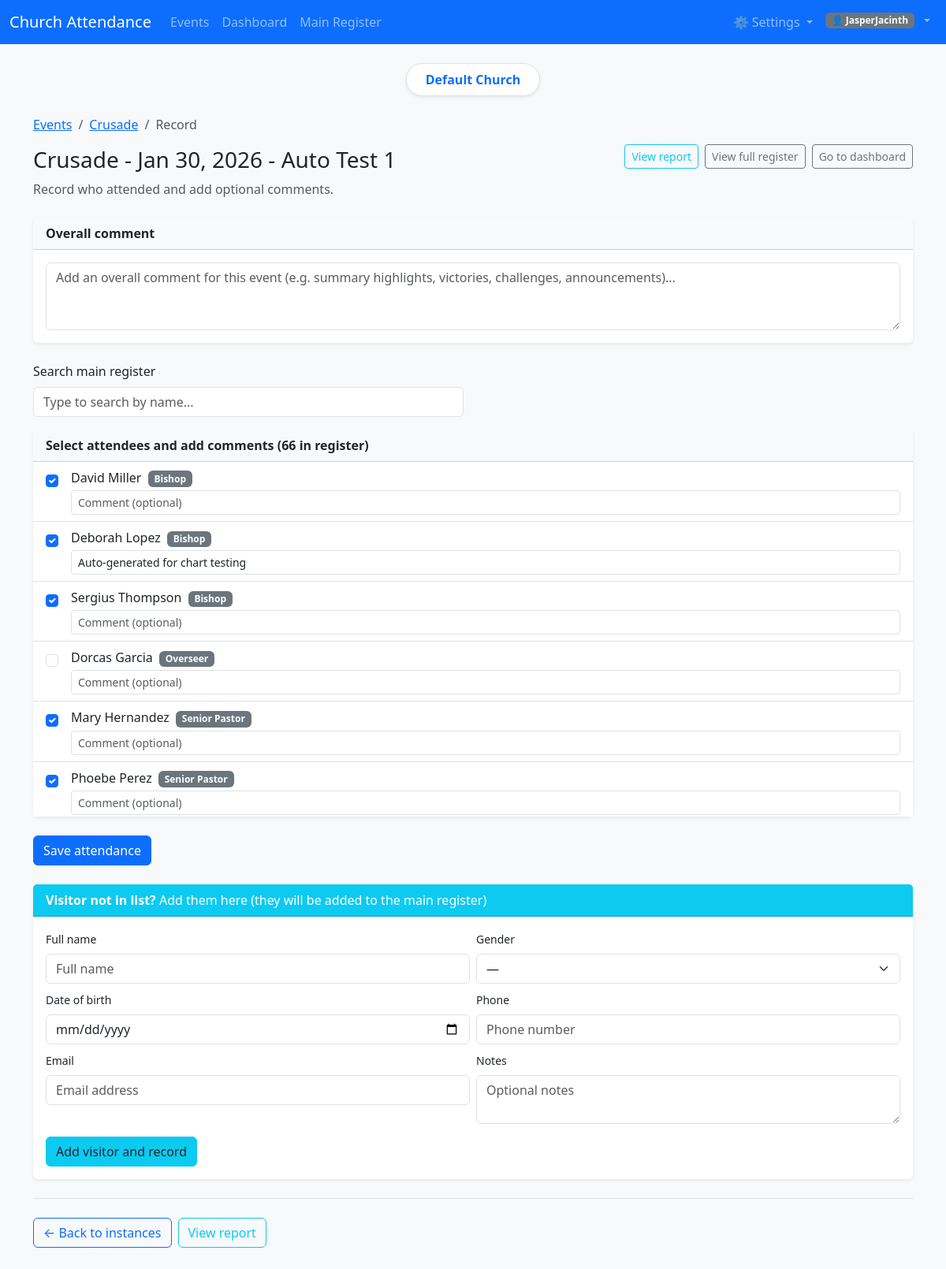
Page /events/crusade/17/record/ (signed in) on the earlier database version.
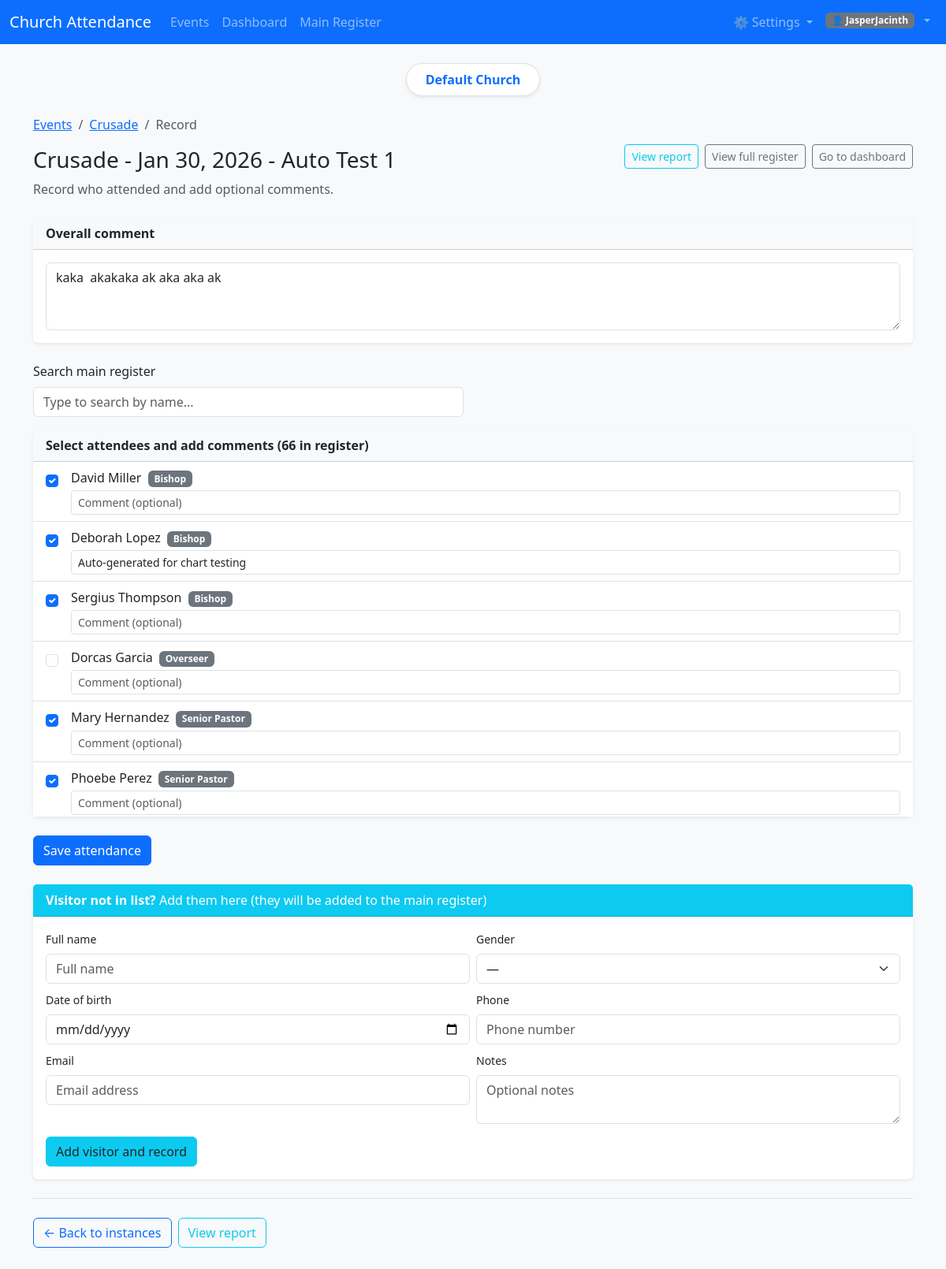
Same page on the later database version.
### attendance/models.py (models this page shows, shortened)
class Service(models.Model):
    EVANGELISM = "evangelism"
    CRUSADE = "crusade"
    PRAYERS = "prayers"
    HOME_FELLOWSHIP = "home_fellowship"
    WORSHIP_PRACTICE = "worship_practice"
    WORSHIP_EXTRAVAGANZA = "worship_extravaganza"
    SATURDAY_PREPARATIONS = "saturday_preparations"
    SUNDAY_SERVICE = "sunday_service"
    OTHERS = "others"
    SERVICE_TYPE_CHOICES = [
        (EVANGELISM, "Evangelism"),
        (CRUSADE, "Crusade"),
        (PRAYERS, "Prayers"),
        (HOME_FELLOWSHIP, "Home Fellowship"),
        (WORSHIP_PRACTICE, "Worship Practice"),
        (WORSHIP_EXTRAVAGANZA, "Worship Extravaganza"),
        (SATURDAY_PREPARATIONS, "Saturday Preparations"),
        (SUNDAY_SERVICE, "Sunday Service"),
        (OTHERS, "Others"),
    ]
    date = models.DateField()
    start_time = models.TimeField(null=True, blank=True)
    service_type = models.CharField(
        max_length=30,
        choices=SERVICE_TYPE_CHOICES,
        default=SUNDAY_SERVICE,
    )
    title = models.CharField(max_length=200, blank=True)
    location = models.CharField(max_length=200, blank=True)
    notes = models.TextField(blank=True)
    organization = models.ForeignKey(
        "accounts.Organization",
        on_delete=models.CASCADE,
        null=True,
        blank=True,
        related_name="services",
    )
    created_by = models.ForeignKey(
        User,
        null=True,
        blank=True,
        on_delete=models.SET_NULL,
        related_name="services_created",
    )
    created_at = models.DateTimeField(auto_now_add=True)
    updated_at = models.DateTimeField(auto_now=True)
    class Meta:
        ordering = ["-date", "-start_time"]
        unique_together = ("date", "service_type", "title")

### reports/views.py (the view)
# urls.py: path("events/<str:service_type>/<int:service_id>/record/", record_attendance_view, name="record_attendance"),
@login_required
def record_attendance_view(request, service_type, service_id):
    valid_types = [st[0] for st in SERVICE_TYPES]
    if service_type not in valid_types:
        messages.error(request, "Invalid event type.")
        return redirect("events")
    org = _get_org(request)
    try:
        qs = Service.objects.filter(pk=service_id, service_type=service_type)
        if org:
            qs = qs.filter(organization=org)
        service = qs.get()
    except Service.DoesNotExist:
        messages.error(request, "Event instance not found.")
        return redirect("event_instances", service_type=service_type)
    service_type_label = dict(SERVICE_TYPES).get(service_type, service_type)
    service_date = service.date
    people = _get_people_ordered_by_title(org)
    recorded_ids = set(
        Attendance.objects.filter(service=service).values_list("person_id", flat=True)
    )
    if request.method == "POST":
        if "save_attendance" in request.POST:
            checked_ids = set(int(x) for x in request.POST.getlist("attendees") if x.isdigit())
            people_with_notes_unchecked = []
            for p in people:
                notes_val = (request.POST.get(f"notes_{p.id}") or "").strip()
                if notes_val and p.id not in checked_ids:
                    people_with_notes_unchecked.append(p.full_name)
            if people_with_notes_unchecked:
                names = ", ".join(people_with_notes_unchecked)
                messages.warning(
                    request,
                    f"You added comments for {names}, but they aren't marked as present. "
                    "If they attended, please tick the box next to their name to include them. "
                    "If they didn't attend, you can clear the comment. "
                    "We just want to make sure the record reflects who was there.",
                )
                people_with_notes = [(p, (request.POST.get(f"notes_{p.id}") or "").strip()) for p in people]
                recorded_ids = checked_ids
                instance_comment = (request.POST.get("instance_comment") or "").strip()
                context = {
                    "service_type": service_type,
                    "service_type_label": service_type_label,
                    "service": service,
                    "service_date": service_date,
                    "people": people,
                    "people_with_notes": people_with_notes,
                    "recorded_ids": recorded_ids,
                    "person_form": VisitorForm(),
                    "instance_display_name": _get_instance_display_name(service),
                    "instance_comment": instance_comment,
                }
                return render(request, "record_attendance.html", context)
            for person_id in checked_ids:
                try:
                    person = Person.objects.get(pk=person_id)
                    if person.title == Person.VISITOR:
                        att_category = Attendance.VISITOR
                    else:
                        att_category = Attendance.MEMBER
                    has_attended_before = Attendance.objects.filter(person=person).exists()
                    notes = (request.POST.get(f"notes_{person_id}") or "").strip()
                    Attendance.objects.update_or_create(
                        service=service,
                        person=person,
                        defaults={
                            "category": att_category,
                            "present": True,
                            "is_first_time_visitor": not has_attended_before,
                            "notes": notes,
                        },
                    )
                except (Person.DoesNotExist, ValueError):
                    pass
            Attendance.objects.filter(service=service).exclude(person_id__in=checked_ids).delete()
            service.notes = (request.POST.get("instance_comment") or "").strip()
            service.save(update_fields=["notes", "updated_at"])
            messages.success(request, "Attendance saved successfully.")
            return redirect("record_attendance", service_type=service_type, service_id=service.id)
        if "add_visitor" in request.POST:
            form = VisitorForm(request.POST)
            if form.is_valid():
                person = form.save(commit=False)
                person.title = Person.VISITOR
                person.first_visit_date = service_date
                if org:
                    person.organization = org
                person.save()
                Attendance.objects.create(
                    service=service,
                    person=person,
                    category=Attendance.VISITOR,
                    present=True,
                    is_first_time_visitor=True,
                )
                messages.success(request, f"Visitor '{person.full_name}' added and recorded.")
                return redirect("record_attendance", service_type=service_type, service_id=service.id)
        else:
            form = VisitorForm()
    else:
        form = VisitorForm()
    recorded_notes_map = dict(
        Attendance.objects.filter(service=service).values_list("person_id", "notes")
    )
    people_with_notes = [(p, recorded_notes_map.get(p.id, "") or "") for p in people]
    context = {
        "service_type": service_type,
        "service_type_label": service_type_label,
        "service": service,
        "service_date": service_date,
        "people": people,
        "people_with_notes": people_with_notes,
        "recorded_ids": recorded_ids,
        "person_form": form,
        "instance_display_name": _get_instance_display_name(service),
        "instance_comment": service.notes or "",
    }
    return render(request, "record_attendance.html", context)

### attendance/forms.py
class VisitorForm(forms.ModelForm):
    gender = forms.ChoiceField(
        choices=[("", "—")] + list(Person.GENDER_CHOICES),
        required=True,
        widget=forms.Select(attrs={"class": "form-select"}),
    )
    class Meta:
        model = Person
        fields = ["full_name", "gender", "date_of_birth", "phone", "email", "notes"]
        widgets = {
            "full_name": forms.TextInput(attrs={"class": "form-control", "placeholder": "Full name", "required": True}),
            "date_of_birth": forms.DateInput(attrs={"class": "form-control", "type": "date"}),
            "phone": forms.TextInput(attrs={"class": "form-control", "placeholder": "Phone number"}),
            "email": forms.EmailInput(attrs={"class": "form-control", "placeholder": "Email address"}),
            "notes": forms.Textarea(attrs={"class": "form-control", "rows": 2, "placeholder": "Optional notes"}),
        }

### accounts/models.py (called while the page is built)
    def get_accessible_organizations(self):
        orgs = list(self.organizations.all())
        if self.organization and self.organization not in orgs:
            orgs.insert(0, self.organization)
        return orgs

### templates/record_attendance.html (shortened to what the changed rows need)
{% extends "base.html" %}
{% block content %}
<div class="row mb-4">
    <div class="col">
        <nav aria-label="breadcrumb">
            <ol class="breadcrumb">
                <li class="breadcrumb-item"><a href="{% url 'event_instances' service_type=service_type %}">{{ service_type_label }}</a></li>
            </ol>
        </nav>
        <h1 class="h3">{{ instance_display_name }}</h1>
    </div>
</div>
<form method="post" id="attendance-form">
    <div class="card border-0 shadow-sm mb-4">
        <div class="card-body">
            <textarea name="instance_comment" class="form-control" rows="3" placeholder="Add an overall comment for this event (e.g. summary highlights, victories, challenges, announcements)...">{{ instance_comment|default:service.notes }}</textarea>
        </div>
    </div>
</form>
{% endblock %}

Differences in the rows shown:
changed Service "Crusade": instance_comment (not shown) → "kaka akakaka ak aka aka ak"
